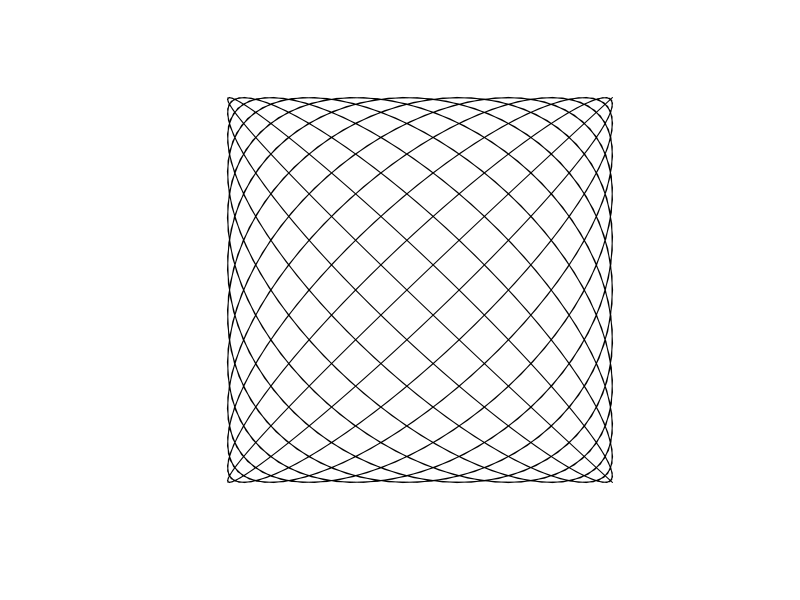

Write R code to recreate this figure.
## ---- chunk 1
thetas = seq(0,1,length=1000)*48*pi
par(pty='s',ann=F)
plot(cos(thetas),sin(23*thetas/24),typ='l',axes=FALSE,mai=0*c(1,1,1,1))
